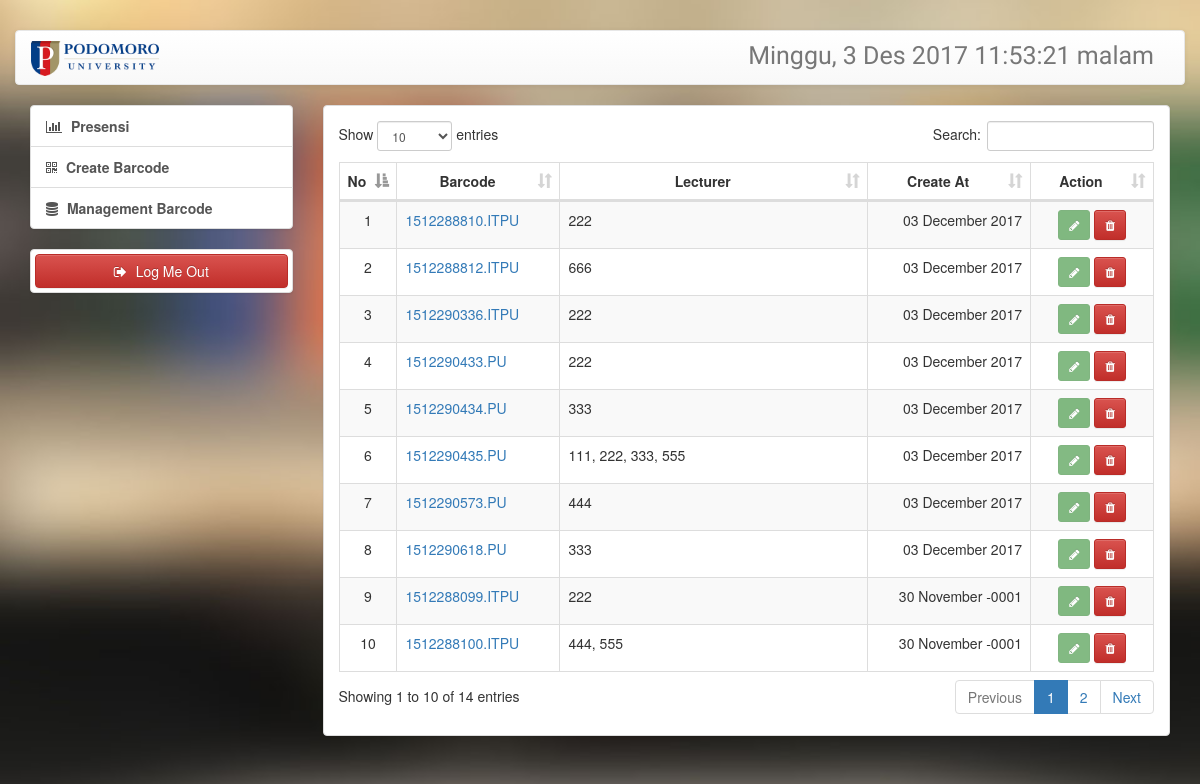
Screenshot of /index.php/c_admin/management_barcode with the database file from the repository.
### tables this page shows
CREATE TABLE `barcode` (
  `id_barcode` int(11) NOT NULL AUTO_INCREMENT,
  `barcode` varchar(100) DEFAULT NULL,
  `lecturer` text,
  `create_at` date DEFAULT NULL,
  `update_at` date DEFAULT NULL,
  PRIMARY KEY (`id_barcode`)
);

### application/controllers/C_admin.php (called while the page is built, shortened)
<?php
class C_admin extends My_Controller {
	function __construct() {
				$this->load->model('M_barcode');
    }
	public function admin_temp($content_admin)
	{
		$data_page['page'] = 123;
		$data_page['content_admin'] = $content_admin;
		$content = $this->load->view('admin/admin_temp',$data_page,true);
		parent::temp($content);
	}
	public function management_barcode()
	{
		$data_page['barcode'] = $this->M_barcode->get_bacode();
		$content_admin = $this->load->view('admin/management_barcode',$data_page,true);
		$this->admin_temp($content_admin);
	}
}

### index.php (called while the page is built, shortened)
<?php
require_once BASEPATH.'core/CodeIgniter.php';

### application/models/M_barcode.php (called while the page is built, shortened)
<?php
class M_barcode extends CI_model {
  public function get_bacode()
  {
    $data = $this->db->query('SELECT * FROM db_presensi.barcode ORDER BY create_at DESC');
    return $data->result_array();
  }
}

### application/core/My_Controller.php (called while the page is built, shortened)
<?php
class My_Controller extends CI_Controller {
  public function temp($content)
  {
  	$data['content'] = $content;
  	$this->load->view('template',$data);
  }
}

### application/views/admin/management_barcode.php (the view, shortened to what this page needs)
<div class="thumbnail" style="padding:15px;">
  <table id="data_barcode" class="table table-striped table-bordered" cellspacing="0" width="100%">
    <thead>
      <tr>
        <th style="width:1%; text-align:center;">No</th>
        <th style="width:20%; text-align:center;">Barcode</th>
        <th style="text-align:center;">Lecturer</th>
        <th style="width:20%;text-align:center;">Create At</th>
        <th style="width:15%; text-align:center;">Action</th>
      </tr>
    </thead>
    <tbody>
      <?php $no=1; foreach($barcode as $item) { ?>
        <tr>
          <td style="text-align:center;"><?php echo $no++; ?></td>
          <td><a href="javascript:void(0);" class="barcode" data-code="<?php echo $item['barcode']; ?>"><?php echo $item['barcode']; ?></a></td>
          <td>
            <?php
              $item_dosen = json_decode($item['lecturer']);
              for($i=0;$i<count($item_dosen);$i++){
                if($i!=0){
                  echo ", ";
                }
                echo $item_dosen[$i];
              }
            ?>
          </td>
          <td style="text-align:right;"><?php echo date("d F Y", strtotime($item['create_at'])); ?></td>
          <td style="text-align:center;">
            <button class="btn btn-success btn-sm disabled"><i class="fa fa-pencil" aria-hidden="true"></i></button>
            <button class="btn btn-danger btn-sm"><i class="fa fa-trash" aria-hidden="true"></i></button>
          </td>
        </tr>
      <?php  } ?>
    </tbody>
  </table>
</div>

### application/views/admin/admin_temp.php (shortened to what this page needs)
<link href="https://cdnjs.cloudflare.com/ajax/libs/select2/4.0.6-rc.0/css/select2.min.css" rel="stylesheet" />
<?php
  $menu_active = $this->uri->segment(2);
 ?>
<div class="container">
  <div class="row">
    <div class="col-md-3">
      <div class="">
        <div class="list-group">
          <a href="<?php echo base_url('admin'); ?>" class="list-group-item <?php if($menu_active==''){echo 'active';} ?>"><i class="fa fa-bar-chart fa-left" aria-hidden="true"></i> Presensi</a>
          <a href="<?php echo base_url('admin/create-barcode'); ?>" class="list-group-item <?php if($menu_active=='create-barcode'){echo 'active';} ?>"><i class="fa fa-qrcode fa-left" aria-hidden="true"></i> Create Barcode</a>
          <a href="<?php echo base_url('admin/barcode'); ?>" class="list-group-item <?php if($menu_active=='barcode'){echo 'active';} ?>"><i class="fa fa-database fa-left" aria-hidden="true"></i> Management Barcode</a>
        </div>
        <div class="thumbnail">
          <button type="button" class="btn btn-danger btn-block" name="button"><i class="fa fa-sign-out fa-left" aria-hidden="true"></i> Log Me Out</button>
        </div>
      </div>
    </div>
    <div class="col-md-9">
      <?php echo $content_admin; ?>
    </div>
  </div>
</div>

### application/views/template.php (shortened to what this page needs)
<!DOCTYPE html>
<html lang="en">
  <head>
    <link href="<?php echo base_url('assets/bootstrap/css/bootstrap.min.css'); ?>" rel="stylesheet">
    <link href="<?php echo base_url('assets/bootstrap/css/bootstrap-theme.min.css'); ?>" rel="stylesheet">
    <link href="<?php echo base_url('assets/font-awesome/css/font-awesome.min.css'); ?>" rel="stylesheet">
    <link href="<?php echo base_url('assets/animate/animate.css'); ?>" rel="stylesheet">
    <link href="<?php echo base_url('assets/datatable/dataTables.bootstrap.min.css'); ?>" rel="stylesheet">
  </head>
  <body>
    <div class="container" style="margin-top:30px;">
      <div class="row">
        <nav class="navbar navbar-default">
          <div class="container-fluid">
            <div class="navbar-header">
              <a class="navbar-brand" href="#"><img src="<?php echo base_url('assets/logo.png'); ?>" alt="" style="max-height:35px"></a>
            </div>
            <div class="collapse navbar-collapse" id="bs-example-navbar-collapse-1">
              <ul class="nav navbar-nav navbar-right">
                <li><a href="javascript:void(0);"><span class="" id="time"></span></a></li>
              </ul>
            </div>
          </div>
        </nav>
      </div>
    </div>
    <?php  echo $content; ?>
  </body>
</html>

### application/views/admin/admin_temp.php (style rules this page uses)
.list-group-item { font-weight: bold; }

### rows the page displays
barcode: barcode "1512288810.ITPU", lecturer "222", create_at "03 December 2017"
barcode: barcode "1512288812.ITPU", lecturer "666", create_at "03 December 2017"
barcode: barcode "1512290336.ITPU", lecturer "222", create_at "03 December 2017"
barcode: barcode "1512290433.PU", lecturer "222", create_at "03 December 2017"
barcode: barcode "1512290434.PU", lecturer "333", create_at "03 December 2017"
barcode: barcode "1512290435.PU", lecturer "111", lecturer "222", lecturer "333", lecturer "555", create_at "03 December 2017"
barcode: barcode "1512290573.PU", lecturer "444", create_at "03 December 2017"
barcode: barcode "1512290618.PU", lecturer "333", create_at "03 December 2017"
barcode: barcode "1512288099.ITPU", lecturer "222", create_at "30 November -0001"
barcode: barcode "1512288100.ITPU", lecturer "444", lecturer "555", create_at "30 November -0001"
